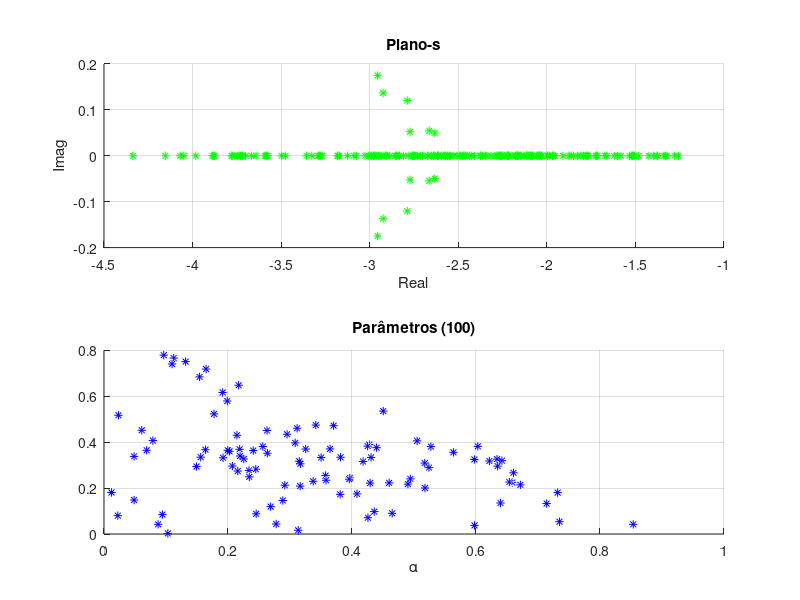

Here is the MATLAB script that generated this plot: (Note: this script raises an error after producing the figure.)
close all
clear all
clc

%% Realimentação Robusta
N=3; %vertices
n=2; %estados
m=1; %entradas
py=n; %saidas

%% Vertices
a=2.92;
A={randn(n)-a*eye(n),randn(n)-a*eye(n),randn(n)-a*eye(n)};
B0=randn(n,m);
Bu={B0,B0,B0};
Bw={B0,B0,B0};
C0=randn(py,n);
C={C0,C0,C0};
Du0=zeros(py,m);
Du={Du0,Du0,Du0};
%% Testa Estabilidade via Forca Bruta
for i=1:100
    a=rand(N,1); %sorteia parâmetros
    a=a/sum(a); %garante que somatoria da 1
    %% grid
    figure(1)
    subplot(2,1,1)
    grid on
    hold on
    xlabel('Real')
    ylabel('Imag')
    title('Plano-s')
    subplot(2,1,2)
    grid on
    hold on
    xlabel('\alpha')
    title('Parâmetros')
    At=a(1)*A{1}+a(2)*A{2}+a(3)*A{3};
    p=eig(At);
    subplot(2,1,1)
    if (max(real(p))<0)
        plot(real(p),imag(p),'*g')
    else
        plot(real(p),imag(p),'*r')
    end
    
    subplot(2,1,2)
    title(['Parâmetros (' num2str(i) ')'])
    plot3(a(1),a(2),a(3),'*b')
    pause(0.001)
end
pause
%% Projeta Controlador Robusto H2
%% Variáveis
W=sdpvar(n,n,'symmetric');
X=sdpvar(py,py,'symmetric');
Z=sdpvar(m,n,'full');
%% Lmis
lmis=[W>=0];
for i=1:N
    LMI1 = [X C{i}*W+Du{i}*Z;...
            W*C{i}'+Z'*Du{i}' W];
    LMI2 = [W*A{i}'+A{i}*W+Z'*Bu{i}'+Bu{i}*Z Bw{i};...
            Bw{i}' -eye(m)];
   lmis=[lmis LMI1>=0 LMI2<=0];
end
%% Busca Solucao
sol=solvesdp(lmis,trace(X))
%% Testa Solucao
r=min(checkset(lmis));
if (r>0||abs(r)<1e-7)&&(sol.problem==0)
    disp('Politopo é estabilizavel')
 K=double(Z)*inv(double(W))
 normaH2=sqrt(trace(double(X)))
pause
 hnorm2=[];
%% Forca Bruta
for i=1:100
    a=rand(N,1); %sorteia parâmetros
    a=a/sum(a); %garante que somatoria da 1
    %% grid
    figure(2)
    subplot(3,1,1)
    grid on
    hold on
    xlabel('Real')
    ylabel('Imag')
    title('Plano-s')
    subplot(3,1,2)
    grid on
    hold on
    xlabel('\alpha')
    title('Parâmetros')
    subplot(3,1,3)
    grid on
    hold on
    title('Norma H2')
  
    At=a(1)*A{1}+a(2)*A{2}+a(3)*A{3};
    But=a(1)*Bu{1}+a(2)*Bu{2}+a(3)*Bu{3};
    Bwt=a(1)*Bw{1}+a(2)*Bw{2}+a(3)*Bw{3};
    Ct=a(1)*C{1}+a(2)*C{2}+a(3)*C{3};
    Dut=a(1)*Du{1}+a(2)*Du{2}+a(3)*Du{3};
    sys=ss(At+But*K,Bwt,Ct+Dut*K,zeros(py,m));
    
    p=eig(At+But*K);
    subplot(3,1,1)
    if (max(real(p))<0)
        plot(real(p),imag(p),'*g')
    else
        plot(real(p),imag(p),'*r')
    end
    
    subplot(3,1,2)
    title(['Resposta Temporal (' num2str(i) ')'])
    y=impulse(sys);
    plot(y,'b')
    
    subplot(3,1,3)
    hold off
    hnorm2=[hnorm2 norm(sys,2)];
    plot(hnorm2,'*g')
    hold on
    line([0 length(hnorm2)],[normaH2 normaH2],'color','black','linestyle','--','linewidth',2)
    title('Norma H2')
    pause(0.001)
end
else
    disp('LMI infactivel')
end